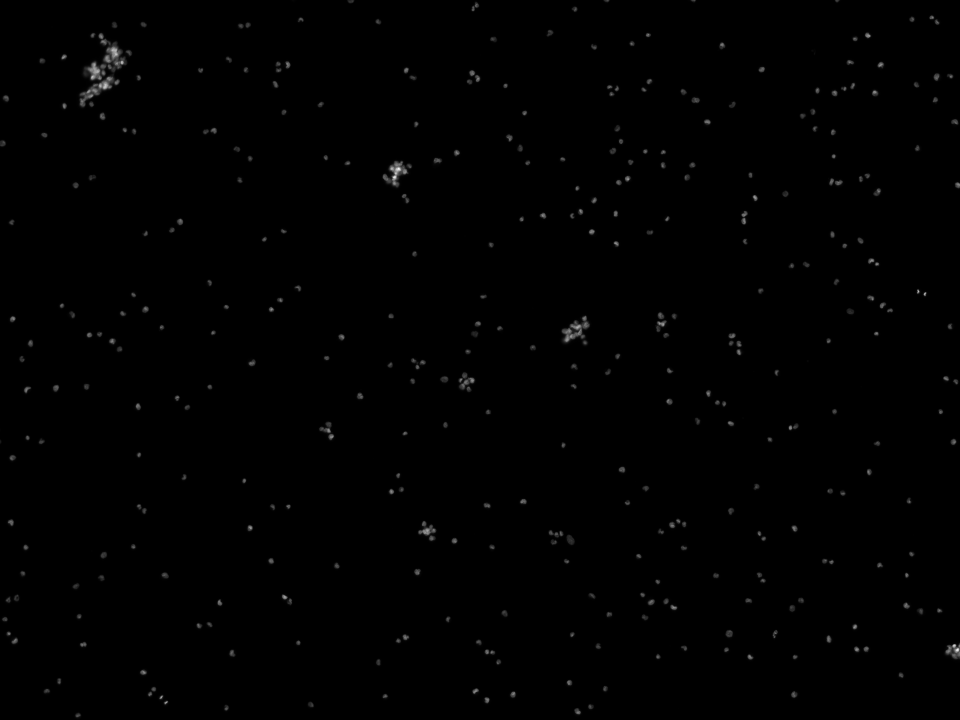
#> input picture exercises/ex5-BLOBAnalysis/data/Sample E2 - U2OS DAPI channel.tiff, 1920 x 1440 px, found by its file name (shown at 1/2 size)
$ python EX5.py
#> lines starting #> are read from the running program, lines starting #| are printed output that depends on the picture; after the words box and inside, x2 and y2 are one past the last pixel; in counts of white or black regions, pixels touching at a corner belong together; long printed decimals are rounded
from skimage import io, color, morphology
from skimage.util import img_as_float, img_as_ubyte
import matplotlib.pyplot as plt
import numpy as np
import math
from skimage.filters import threshold_otsu
from skimage import segmentation
from skimage import measure
from skimage.color import label2rgb
import cv2

#1

def FileImport(FilSti):
    #Importere billede - husk at starte r'filsti'

    im = cv2.imread(FilSti)
#> im is the input picture: shape (1440, 1920, 3); min 0, max 255, mean 1.1

    return im
#im = FileImport(r'exercises\ex5-BLOBAnalysis\data\lego_4_small.png')

#im = cv2.cvtColor(im, cv2.COLOR_BGR2GRAY)

def Threshold_otsu(Image):
	if len(Image.shape) == 3:
		Image = cv2.cvtColor(Image, cv2.COLOR_BGR2GRAY)
	else:
		Image = Image
	return threshold_otsu(Image)
#thres = Threshold_otsu(im)

def threshold_image(img_in, thres, INV):
    img_in = cv2.cvtColor(img_in, cv2.COLOR_BGR2GRAY)
    if img_in.dtype == 'uint8':
        max = 255

    elif img_in.dtype == 'uint16':
        max = 65535

    elif img_in.dtype == 'uint32':
        max = 2**32 - 1

    elif img_in.dtype == 'float':
        max = 1

    else:
        print("Billede type eksistere ikke")
    if INV:
        ret,img = cv2.threshold(img_in,thres,max,cv2.THRESH_BINARY_INV)
    else:
        ret,img = cv2.threshold(img_in,thres,max,cv2.THRESH_BINARY)
    return img_as_ubyte(img)
#img_bin = threshold_image(im,thres,True)


def plot_comparison(original, filtered, filter_name):
    fig, (ax1, ax2) = plt.subplots(ncols=2, figsize=(8, 4), sharex=True, sharey=True)
    ax1.imshow(original, cmap=plt.cm.gray)
    ax1.set_title('original')
    ax1.axis('off')
    ax2.imshow(filtered, cmap=plt.cm.gray)
    ax2.set_title(filter_name)
    ax2.axis('off')
    io.show()
#plot_comparison(im,img_bin,'Thres')


#2
#img_binNo = segmentation.clear_border(img_bin)
#plot_comparison(img_bin,img_binNo,'Border')


#3
from skimage.morphology import erosion, dilation, opening, closing
from skimage.morphology import disk

def Closing(img, DiskSize):
    footprint = disk(DiskSize)
    closed = closing(img, footprint)
    return closed

def Opening(img, DiskSize):
    footprint = disk(DiskSize)
    opened = opening(img, footprint)
    return opened

#closed = Closing(img_binNo,5)
#img_open = Opening(closed,5)

#4

def Label(Image):
    label_img = measure.label(Image)
    n_labels = label_img.max()
    print(f"Number of labels: {n_labels}")
    Overlay = label2rgb(label_img, Image)

    return label_img, Overlay

# [15 lines of commented-out code are left out]
'''
import plotly
import plotly.express as px
import plotly.graph_objects as go
from skimage import data, filters, measure, morphology, io, color


def interactive_blobs():
    img_org = io.imread(r'exercises\ex5-BLOBAnalysis\data\lego_4_small.png')
    img = color.rgb2gray(img_org)
    # Binary image, post-process the binary mask and compute labels
    threshold = filters.threshold_otsu(img)
    mask = img < threshold
    mask = morphology.remove_small_objects(mask, 50)
    mask = morphology.remove_small_holes(mask, 50)
    labels = measure.label(mask)

    fig = px.imshow(img, binary_string=True)
    fig.update_traces(hoverinfo='skip') # hover is only for label info

    props = measure.regionprops(labels, img)
    properties = ['area', 'eccentricity', 'perimeter', 'intensity_mean']

    # For each label, add a filled scatter trace for its contour,
    # and display the properties of the label in the hover of this trace.
    for index in range(1, labels.max()):
        label_i = props[index].label
        contour = measure.find_contours(labels == label_i, 0.5)[0]
        y, x = contour.T
        hoverinfo = ''
        for prop_name in properties:
            hoverinfo += f'<b>{prop_name}: {getattr(props[index], prop_name):.2f}</b><br>'
        fig.add_trace(go.Scatter(
            x=x, y=y, name=label_i,
            mode='lines', fill='toself', showlegend=False,
            hovertemplate=hoverinfo, hoveron='points+fills'))

    plotly.io.show(fig)


if __name__ == '__main__':
    interactive_blobs()

'''

#8
img_org = FileImport(r'exercises\ex5-BLOBAnalysis\data\Sample E2 - U2OS DAPI channel.tiff')

def show_in_moved_window(win_name, img, x, y):
    """
    Show an image in a window, where the position of the window can be given
    """
    cv2.namedWindow(win_name)
    cv2.moveWindow(win_name, x, y)
    cv2.imshow(win_name, img)

    '''
    husk
    cv2.waitKey()
    cv2.destroyAllWindows()
    '''

#show_in_moved_window("Bacteria",img_org,0,0)
#cv2.waitKey()
#cv2.destroyAllWindows()

img_small = img_org[700:1200, 900:1400]
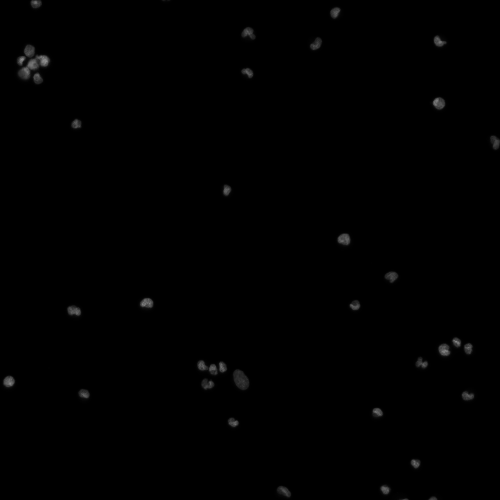
#> img_small: shape (500, 500, 3); min 0, max 142, mean 0.9
img_gray = img_as_ubyte(img_small)
# [8 lines of commented-out code are left out]
thres = Threshold_otsu(img_gray)
#> thres = 30

img_bin = threshold_image(img_gray, thres,False)
#> in threshold_image, `ret,img = cv2.threshold(img_in,thres,max,cv2.THRESH_BINARY)`:
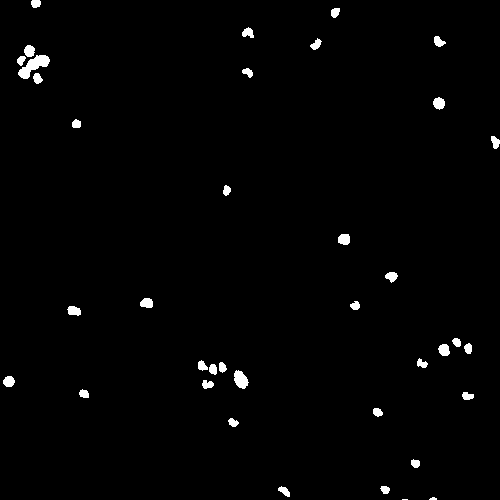
#> img: shape (500, 500); 1.3% white; 38 white regions (2 under 20 px), largest, box (x1, y1, x2, y2) and area: (18, 55, 50, 79) 360, (234, 370, 249, 389) 192, (433, 97, 445, 110) 115

#plot_comparison(img_gray,img_bin,'threshold')

#9

img_binNo = segmentation.clear_border(img_bin)
#> img_binNo: shape (500, 500); 1.2% white; 34 white regions
#plot_comparison(img_binNo,img_binNo,'Border')

label_img, Overlay = Label(img_binNo)
#> in Label, `label_img = measure.label(Image)`: label_img: shape (500, 500) int64; 35 distinct labels, from 0 to 34
#> in Label, `n_labels = label_img.max()`: n_labels = 34
#| Number of labels: 34

#plot_comparison(img_binNo,Overlay,'label')


#10

def Areas(label_img):
    region_props = measure.regionprops(label_img)
    areas = np.array([prop.area for prop in region_props])

    return areas

areas = Areas(label_img)
#> in Areas, `region_props = measure.regionprops(label_img)`: region_props = 34 regions; largest, box (x1, y1, x2, y2) and area: (18, 55, 50, 79) 360, (234, 370, 249, 389) 192, (433, 97, 445, 110) 115, (338, 234, 350, 245) 114, (438, 344, 450, 356) 111
#> in Areas, `areas = np.array([prop.area for prop in region_props])`: areas = 34 values, max 360 at index 5, min 60 at index 6, mean 90.65
print(areas)
#| [ 71.  88.  84.  78. 104. 360.  60.  68.  76. 115.  67.  63. 114.  93.
#|  107.  66. 106.  61.  68. 111.  68.  73.  64.  71. 192. 103.  78.  69.
#|   73.  68.  65.  63.  75.  60.]

print(len(areas))
#| 34
print(np.min(areas))
#| 60.0
print(np.max(areas))
#| 360.0

plt.hist(img_gray.ravel(), bins=100, range=(np.min(areas), np.max(areas)))
io.show()
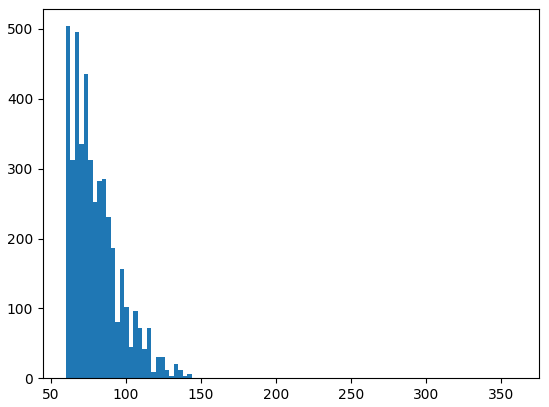
#> figure drawn by matplotlib, 1 panel; tallest bar 504 high, from x = 60 to 63

#11
min_area = 55
max_area = 100
region_props = measure.regionprops(label_img)

# Create a copy of the label_img
label_img_filter = label_img
for region in region_props:
	# Find the areas that do not fit our criteria
	if region.area > max_area or region.area < min_area:
		# set the pixels in the invalid areas to background
		for cords in region.coords:
			label_img_filter[cords[0], cords[1]] = 0
#> this loop made 34 passes
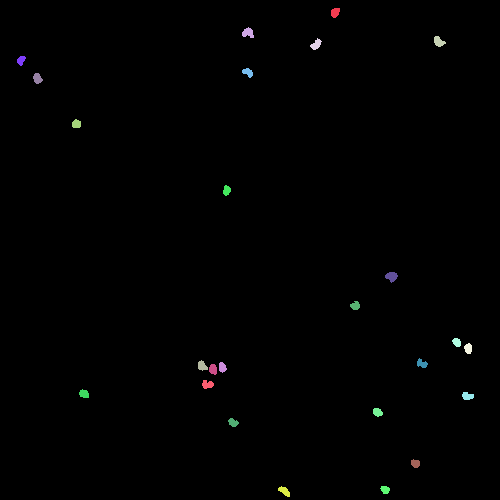
#> label_img_filter: shape (500, 500) int64; 26 distinct labels, from 0 to 34; one colour per label, 0 black
# Create binary image from the filtered label image
i_area = label_img_filter > 0
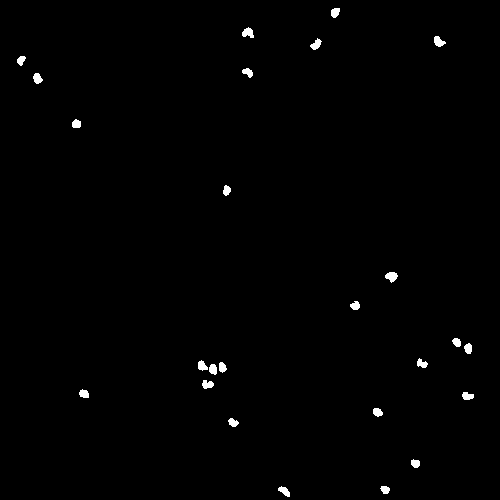
#> i_area: shape (500, 500) bool; 0.71% white; 25 white regions, largest, box (x1, y1, x2, y2) and area: (385, 272, 398, 283) 93, (242, 27, 254, 38) 88, (434, 36, 446, 47) 84
plot_comparison(img_small, i_area, 'Found nuclei based on area')


#12
perimeters = np.array([prop.perimeter for prop in region_props])
#> perimeters = 34 values, max 93.84 at index 5, min 26.73 at index 17, mean 34.77


#13


f = (4 * math.pi * region.area) / (perimeters**2)
#> f = 34 values, max 1.06 at index 17, min 0.0856 at index 5, mean 0.719

print(f)
#| [0.8774 0.5117  0.6165 0.6226 0.5695 0.08562
#|  0.9929   0.7572 0.7861 0.5117  0.9687 0.952
#|  0.5415  0.5883 0.5589 0.8299 0.5027 1.055
#|  0.9136 0.5516 0.6377 0.7298  0.952 0.8774
#|  0.2536  0.6165 0.5964 0.8434 0.7145 0.9136
#|  0.8491 1.011 0.6377 1.011]

$ run again, with exercises/ex5-BLOBAnalysis/data/Sample G1 - COS7 cells DAPI channel.tiff copied over exercises/ex5-BLOBAnalysis/data/Sample E2 - U2OS DAPI channel.tiff
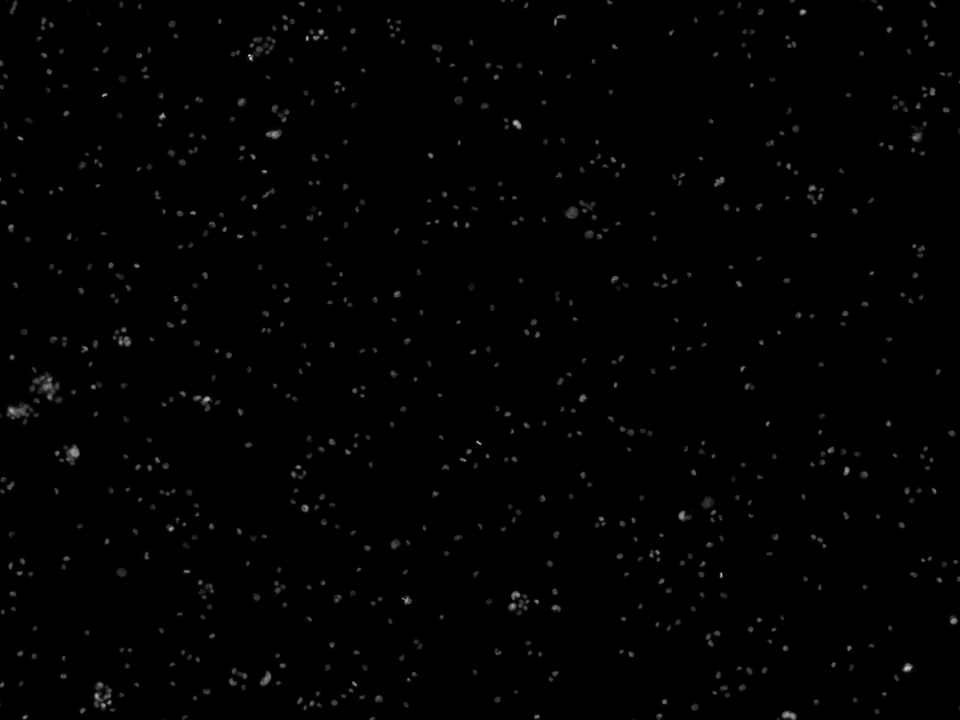
#> input picture exercises/ex5-BLOBAnalysis/data/Sample G1 - COS7 cells DAPI channel.tiff, 1920 x 1440 px, found by its file name (shown at 1/2 size)
#> in FileImport, im is the input picture: shape (1440, 1920, 3); min 0, max 251, mean 1.8
#> thres = 29
#> img: shape (500, 500); 2.4% white; 80 white regions (9 under 20 px), largest, box (x1, y1, x2, y2) and area: (456, 321, 483, 343) 345, (122, 482, 141, 500) 241, (258, 88, 274, 105) 189
#> img_binNo: shape (500, 500); 2.3% white; 69 white regions (1 under 20 px)
#> label_img: shape (500, 500) int64; 70 distinct labels, from 0 to 69
#> n_labels = 69
#| Number of labels: 69
#> in Areas, `region_props = measure.regionprops(label_img)`: region_props = 69 regions; largest, box (x1, y1, x2, y2) and area: (456, 321, 483, 343) 345, (258, 88, 274, 105) 189, (354, 158, 368, 171) 139, (213, 55, 227, 70) 131, (207, 362, 219, 377) 127
#> in Areas, `areas = np.array([prop.area for prop in region_props])`: areas = 69 values, max 345 at index 41, min 2 at index 50, mean 82.62
#| [ 96.  66.  64.  60.  75.  63.  57. 131.  73. 189.  63.  60.  65. 104.
#|   87.  59. 104.  94.  52. 139.  72.  73.  61.  62.  69.  55.  50. 104.
#|   58.  97.  67.  85.  63.  98. 108.  67.  64. 115.  69.  47.  68. 345.
#|   89.  67.  75. 113.  54.  68.  63.  61.   2. 127.  49. 122.  56.  79.
#|  102. 113.  72.  59.  57. 116.  75.  76.  53. 101.  90. 104.  60.]
#| 69
#| 2.0
#| 345.0
#> the loop `for region in region_props:` made 69 passes
#> after the loop `for region in region_props:`:
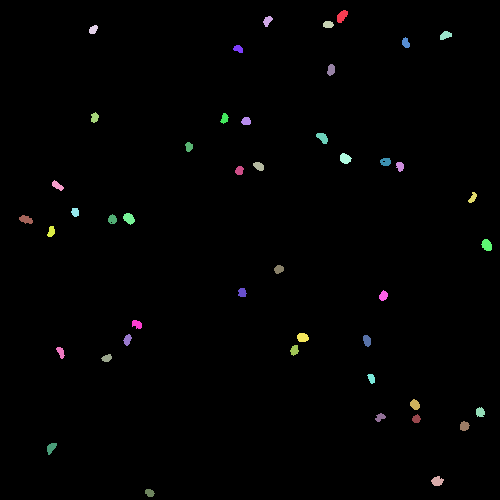
#> label_img_filter: shape (500, 500) int64; 46 distinct labels, from 0 to 69; one colour per label, 0 black
#> `i_area = label_img_filter > 0`:
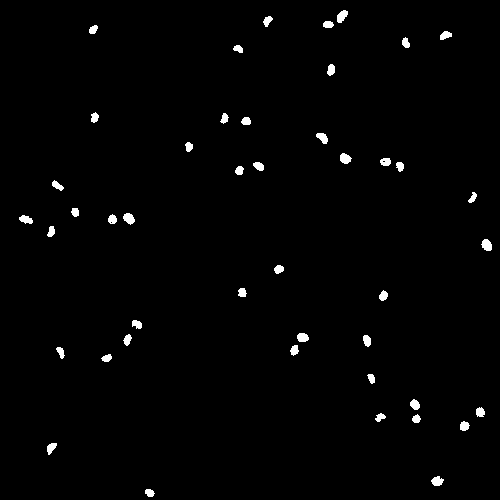
#> i_area: shape (500, 500) bool; 1.3% white; 45 white regions, largest, box (x1, y1, x2, y2) and area: (481, 239, 492, 251) 98, (123, 213, 135, 225) 97, (337, 10, 348, 23) 96
#> perimeters = 69 values, max 82.53 at index 41, min 0 at index 50, mean 32.81
#| [0.5346 0.7861 0.9687 1.011 0.7039 0.9136
#|  1.011 0.3786 0.8299 0.2848 0.8631 0.8631
#|  1.011 0.5695 0.5964 1.055 0.5516 0.6377
#|  0.9929   0.4315 0.5346 0.8299 0.9405 1.055
#|  0.7083 0.8167 1.124 0.5695 1.075 0.5883
#|  0.7572 0.5516 0.8774 0.5964 0.5346 0.952
#> (further printed lines are left out)
